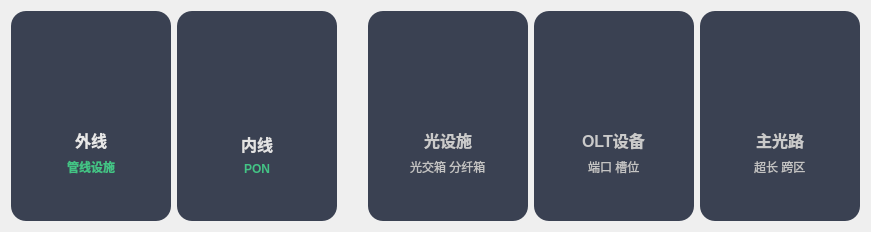
            <widget class="QFrame" name="cards">
             <property name="styleSheet">
              <string notr="true"/>
             </property>
             <property name="frameShape">
              <enum>QFrame::NoFrame</enum>
             </property>
             <property name="frameShadow">
              <enum>QFrame::Raised</enum>
             </property>
             <layout class="QHBoxLayout" name="horizontalLayout_7">
              <item>
               <widget class="QFrame" name="card1">
                <property name="minimumSize">
                 <size>
                  <width>160</width>
                  <height>210</height>
                 </size>
                </property>
                <property name="maximumSize">
                 <size>
                  <width>160</width>
                  <height>210</height>
                 </size>
                </property>
                <property name="styleSheet">
                 <string notr="true">background-color: rgb(58, 65, 82);
border-radius: 15;</string>
                </property>
                <property name="frameShape">
                 <enum>QFrame::NoFrame</enum>
                </property>
                <property name="frameShadow">
                 <enum>QFrame::Raised</enum>
                </property>
                <property name="lineWidth">
                 <number>5</number>
                </property>
                <layout class="QVBoxLayout" name="verticalLayout_4" stretch="0">
                 <property name="spacing">
                  <number>0</number>
                 </property>
                 <property name="leftMargin">
                  <number>0</number>
                 </property>
                 <property name="topMargin">
                  <number>0</number>
                 </property>
                 <property name="rightMargin">
                  <number>0</number>
                 </property>
                 <property name="bottomMargin">
                  <number>0</number>
                 </property>
                 <item alignment="Qt::AlignHCenter|Qt::AlignVCenter">
                  <widget class="QFrame" name="frame_4">
                   <property name="minimumSize">
                    <size>
                     <width>150</width>
                     <height>120</height>
                    </size>
                   </property>
                   <property name="maximumSize">
                    <size>
                     <width>150</width>
                     <height>120</height>
                    </size>
                   </property>
                   <property name="styleSheet">
                    <string notr="true"/>
                   </property>
                   <property name="frameShape">
                    <enum>QFrame::StyledPanel</enum>
                   </property>
                   <property name="frameShadow">
                    <enum>QFrame::Raised</enum>
                   </property>
                   <layout class="QVBoxLayout" name="verticalLayout_3">
                    <property name="leftMargin">
                     <number>0</number>
                    </property>
                    <property name="topMargin">
                     <number>0</number>
                    </property>
                    <property name="rightMargin">
                     <number>0</number>
                    </property>
                    <property name="bottomMargin">
                     <number>0</number>
                    </property>
                    <item alignment="Qt::AlignHCenter">
                     <widget class="QPushButton" name="outsideBtn">
                      <property name="minimumSize">
                       <size>
                        <width>80</width>
                        <height>80</height>
                       </size>
                      </property>
                      <property name="maximumSize">
                       <size>
                        <width>80</width>
                        <height>80</height>
                       </size>
                      </property>
                      <property name="text">
                       <string/>
                      </property>
                      <property name="icon">
                       <iconset resource="resources.qrc">
                        <normaloff>:/icons/assets/america.svg</normaloff>:/icons/assets/america.svg</iconset>
                      </property>
                      <property name="iconSize">
                       <size>
                        <width>60</width>
                        <height>60</height>
                       </size>
                      </property>
                     </widget>
                    </item>
                    <item alignment="Qt::AlignHCenter">
                     <widget class="QLabel" name="label_5">
                      <property name="font">
                       <font>
                        <bold>true</bold>
                       </font>
                      </property>
                      <property name="text">
                       <string>&lt;html&gt;&lt;head/&gt;&lt;body&gt;&lt;p&gt;&lt;span style=&quot; font-size:12pt; color:#e8e8e8;&quot;&gt;外线&lt;/span&gt;&lt;/p&gt;&lt;/body&gt;&lt;/html&gt;</string>
                      </property>
                     </widget>
                    </item>
                    <item alignment="Qt::AlignHCenter">
                     <widget class="QLabel" name="label_6">
                      <property name="font">
                       <font>
                        <pointsize>8</pointsize>
                       </font>
                      </property>
                      <property name="styleSheet">
                       <string notr="true">text-align: center;</string>
                      </property>
                      <property name="text">
                       <string>&lt;html&gt;&lt;head/&gt;&lt;body&gt;&lt;p&gt;&lt;span style=&quot; font-size:9pt; font-weight:700; color:#43c485;&quot;&gt;管线设施&lt;/span&gt;&lt;/p&gt;&lt;/body&gt;&lt;/html&gt;</string>
                      </property>
                     </widget>
                    </item>
                   </layout>
                  </widget>
                 </item>
                </layout>
               </widget>
              </item>
              <item>
               <widget class="QFrame" name="card2">
                <property name="minimumSize">
                 <size>
                  <width>160</width>
                  <height>210</height>
                 </size>
                </property>
                <property name="maximumSize">
                 <size>
                  <width>160</width>
                  <height>210</height>
                 </size>
                </property>
                <property name="styleSheet">
                 <string notr="true">background-color: rgb(58, 65, 82);
border-radius: 15;</string>
                </property>
                <property name="frameShape">
                 <enum>QFrame::NoFrame</enum>
                </property>
                <property name="frameShadow">
                 <enum>QFrame::Raised</enum>
                </property>
                <property name="lineWidth">
                 <number>5</number>
                </property>
                <layout class="QVBoxLayout" name="verticalLayout_5" stretch="0">
                 <property name="spacing">
                  <number>0</number>
                 </property>
                 <property name="leftMargin">
                  <number>0</number>
                 </property>
                 <property name="topMargin">
                  <number>0</number>
                 </property>
                 <property name="rightMargin">
                  <number>0</number>
                 </property>
                 <property name="bottomMargin">
                  <number>0</number>
                 </property>
                 <item alignment="Qt::AlignHCenter|Qt::AlignVCenter">
                  <widget class="QFrame" name="frame_6">
                   <property name="minimumSize">
                    <size>
                     <width>150</width>
                     <height>120</height>
                    </size>
                   </property>
                   <property name="maximumSize">
                    <size>
                     <width>150</width>
                     <height>120</height>
                    </size>
                   </property>
                   <property name="styleSheet">
                    <string notr="true"/>
                   </property>
                   <property name="frameShape">
                    <enum>QFrame::StyledPanel</enum>
                   </property>
                   <property name="frameShadow">
                    <enum>QFrame::Raised</enum>
                   </property>
                   <layout class="QVBoxLayout" name="verticalLayout_6">
                    <property name="leftMargin">
                     <number>0</number>
                    </property>
                    <property name="topMargin">
                     <number>0</number>
                    </property>
                    <property name="rightMargin">
                     <number>0</number>
                    </property>
                    <property name="bottomMargin">
                     <number>0</number>
                    </property>
                    <item alignment="Qt::AlignHCenter">
                     <widget class="QPushButton" name="insideBtn">
                      <property name="minimumSize">
                       <size>
                        <width>80</width>
                        <height>80</height>
                       </size>
                      </property>
                      <property name="maximumSize">
                       <size>
                        <width>80</width>
                        <height>80</height>
                       </size>
                      </property>
                      <property name="text">
                       <string/>
                      </property>
                      <property name="icon">
                       <iconset resource="resources.qrc">
                        <normaloff>:/icons/assets/router.svg</normaloff>:/icons/assets/router.svg</iconset>
                      </property>
                      <property name="iconSize">
                       <size>
                        <width>60</width>
                        <height>60</height>
                       </size>
                      </property>
                     </widget>
                    </item>
                    <item alignment="Qt::AlignHCenter">
                     <widget class="QLabel" name="label_7">
                      <property name="font">
                       <font>
                        <bold>true</bold>
                       </font>
                      </property>
                      <property name="text">
                       <string>&lt;html&gt;&lt;head/&gt;&lt;body&gt;&lt;p&gt;&lt;span style=&quot; font-size:12pt; color:#e3e3e3;&quot;&gt;内线&lt;/span&gt;&lt;/p&gt;&lt;/body&gt;&lt;/html&gt;</string>
                      </property>
                     </widget>
                    </item>
                    <item alignment="Qt::AlignHCenter">
                     <widget class="QLabel" name="label_8">
                      <property name="font">
                       <font>
                        <pointsize>8</pointsize>
                       </font>
                      </property>
                      <property name="styleSheet">
                       <string notr="true">text-align: center;</string>
                      </property>
                      <property name="text">
                       <string>&lt;html&gt;&lt;head/&gt;&lt;body&gt;&lt;p&gt;&lt;span style=&quot; font-size:9pt; font-weight:700; color:#43c485;&quot;&gt;PON&lt;/span&gt;&lt;/p&gt;&lt;/body&gt;&lt;/html&gt;</string>
                      </property>
                     </widget>
                    </item>
                   </layout>
                  </widget>
                 </item>
                </layout>
               </widget>
              </item>
              <item>
               <spacer name="horizontalSpacer_8">
                <property name="orientation">
                 <enum>Qt::Horizontal</enum>
                </property>
                <property name="sizeType">
                 <enum>QSizePolicy::Fixed</enum>
                </property>
                <property name="sizeHint" stdset="0">
                 <size>
                  <width>25</width>
                  <height>20</height>
                 </size>
                </property>
               </spacer>
              </item>
              <item>
               <widget class="QFrame" name="card3">
                <property name="minimumSize">
                 <size>
                  <width>160</width>
                  <height>210</height>
                 </size>
                </property>
                <property name="maximumSize">
                 <size>
                  <width>160</width>
                  <height>210</height>
                 </size>
                </property>
                <property name="styleSheet">
                 <string notr="true">background-color: rgb(58, 65, 82);
border-radius: 15;</string>
                </property>
                <property name="frameShape">
                 <enum>QFrame::NoFrame</enum>
                </property>
                <property name="frameShadow">
                 <enum>QFrame::Raised</enum>
                </property>
                <property name="lineWidth">
                 <number>5</number>
                </property>
                <layout class="QVBoxLayout" name="verticalLayout_9" stretch="0">
                 <property name="spacing">
                  <number>0</number>
                 </property>
                 <property name="leftMargin">
                  <number>0</number>
                 </property>
                 <property name="topMargin">
                  <number>0</number>
                 </property>
                 <property name="rightMargin">
                  <number>0</number>
                 </property>
                 <property name="bottomMargin">
                  <number>0</number>
                 </property>
                 <item alignment="Qt::AlignHCenter|Qt::AlignVCenter">
                  <widget class="QFrame" name="frame_10">
                   <property name="minimumSize">
                    <size>
                     <width>150</width>
                     <height>120</height>
                    </size>
                   </property>
                   <property name="maximumSize">
                    <size>
                     <width>150</width>
                     <height>120</height>
                    </size>
                   </property>
                   <property name="styleSheet">
                    <string notr="true"/>
                   </property>
                   <property name="frameShape">
                    <enum>QFrame::StyledPanel</enum>
                   </property>
                   <property name="frameShadow">
                    <enum>QFrame::Raised</enum>
                   </property>
                   <layout class="QVBoxLayout" name="verticalLayout_10">
                    <property name="leftMargin">
                     <number>0</number>
                    </property>
                    <property name="topMargin">
                     <number>0</number>
                    </property>
                    <property name="rightMargin">
                     <number>0</number>
                    </property>
                    <property name="bottomMargin">
                     <number>0</number>
                    </property>
                    <item alignment="Qt::AlignHCenter">
                     <widget class="QPushButton" name="odevBtn">
                      <property name="minimumSize">
                       <size>
                        <width>80</width>
                        <height>80</height>
                       </size>
                      </property>
                      <property name="maximumSize">
                       <size>
                        <width>80</width>
                        <height>80</height>
                       </size>
                      </property>
                      <property name="text">
                       <string/>
                      </property>
                      <property name="icon">
                       <iconset resource="resources.qrc">
                        <normaloff>:/icons/assets/box.svg</normaloff>:/icons/assets/box.svg</iconset>
                      </property>
                      <property name="iconSize">
                       <size>
                        <width>60</width>
                        <height>60</height>
                       </size>
                      </property>
                     </widget>
                    </item>
                    <item alignment="Qt::AlignHCenter">
                     <widget class="QLabel" name="label_11">
                      <property name="font">
                       <font>
                        <bold>true</bold>
                       </font>
                      </property>
                      <property name="text">
                       <string>&lt;html&gt;&lt;head/&gt;&lt;body&gt;&lt;p&gt;&lt;span style=&quot; font-size:12pt; color:#cacaca;&quot;&gt;光设施&lt;/span&gt;&lt;/p&gt;&lt;/body&gt;&lt;/html&gt;</string>
                      </property>
                     </widget>
                    </item>
                    <item alignment="Qt::AlignHCenter">
                     <widget class="QLabel" name="label_12">
                      <property name="font">
                       <font>
                        <pointsize>8</pointsize>
                       </font>
                      </property>
                      <property name="styleSheet">
                       <string notr="true">text-align: center;</string>
                      </property>
                      <property name="text">
                       <string>&lt;html&gt;&lt;head/&gt;&lt;body&gt;&lt;p&gt;&lt;span style=&quot; font-size:9pt; color:#c3c3c3;&quot;&gt;光交箱 分纤箱&lt;/span&gt;&lt;/p&gt;&lt;/body&gt;&lt;/html&gt;</string>
                      </property>
                     </widget>
                    </item>
                   </layout>
                  </widget>
                 </item>
                </layout>
               </widget>
              </item>
              <item>
               <widget class="QFrame" name="card4">
                <property name="minimumSize">
                 <size>
                  <width>160</width>
                  <height>210</height>
                 </size>
                </property>
                <property name="maximumSize">
                 <size>
                  <width>160</width>
                  <height>210</height>
                 </size>
                </property>
                <property name="styleSheet">
                 <string notr="true">background-color: rgb(58, 65, 82);
border-radius: 15;</string>
                </property>
                <property name="frameShape">
                 <enum>QFrame::NoFrame</enum>
                </property>
                <property name="frameShadow">
                 <enum>QFrame::Raised</enum>
                </property>
                <property name="lineWidth">
                 <number>5</number>
                </property>
                <layout class="QVBoxLayout" name="verticalLayout_11" stretch="0">
                 <property name="spacing">
                  <number>0</number>
                 </property>
                 <property name="leftMargin">
                  <number>0</number>
                 </property>
                 <property name="topMargin">
                  <number>0</number>
                 </property>
                 <property name="rightMargin">
                  <number>0</number>
                 </property>
                 <property name="bottomMargin">
                  <number>0</number>
                 </property>
                 <item alignment="Qt::AlignHCenter|Qt::AlignVCenter">
                  <widget class="QFrame" name="frame_12">
                   <property name="minimumSize">
                    <size>
                     <width>150</width>
                     <height>120</height>
                    </size>
                   </property>
                   <property name="maximumSize">
                    <size>
                     <width>150</width>
                     <height>120</height>
                    </size>
                   </property>
                   <property name="styleSheet">
                    <string notr="true"/>
                   </property>
                   <property name="frameShape">
                    <enum>QFrame::StyledPanel</enum>
                   </property>
                   <property name="frameShadow">
                    <enum>QFrame::Raised</enum>
                   </property>
                   <layout class="QVBoxLayout" name="verticalLayout_12">
                    <property name="leftMargin">
                     <number>0</number>
                    </property>
                    <property name="topMargin">
                     <number>0</number>
                    </property>
                    <property name="rightMargin">
                     <number>0</number>
                    </property>
                    <property name="bottomMargin">
                     <number>0</number>
                    </property>
                    <item alignment="Qt::AlignHCenter">
                     <widget class="QPushButton" name="oltBtn">
                      <property name="minimumSize">
                       <size>
                        <width>80</width>
                        <height>80</height>
                       </size>
                      </property>
                      <property name="maximumSize">
                       <size>
                        <width>80</width>
                        <height>80</height>
                       </size>
                      </property>
                      <property name="text">
                       <string/>
                      </property>
                      <property name="icon">
                       <iconset resource="resources.qrc">
                        <normaloff>:/icons/assets/olt.svg</normaloff>:/icons/assets/olt.svg</iconset>
                      </property>
                      <property name="iconSize">
                       <size>
                        <width>60</width>
                        <height>60</height>
                       </size>
                      </property>
                     </widget>
                    </item>
                    <item alignment="Qt::AlignHCenter">
                     <widget class="QLabel" name="label_13">
                      <property name="font">
                       <font>
                        <bold>true</bold>
                       </font>
                      </property>
                      <property name="text">
                       <string>&lt;html&gt;&lt;head/&gt;&lt;body&gt;&lt;p&gt;&lt;span style=&quot; font-size:12pt; color:#cacaca;&quot;&gt;OLT设备&lt;/span&gt;&lt;/p&gt;&lt;/body&gt;&lt;/html&gt;</string>
                      </property>
                     </widget>
                    </item>
                    <item alignment="Qt::AlignHCenter">
                     <widget class="QLabel" name="label_14">
                      <property name="font">
                       <font>
                        <pointsize>8</pointsize>
                       </font>
                      </property>
                      <property name="styleSheet">
                       <string notr="true">text-align: center;</string>
                      </property>
                      <property name="text">
                       <string>&lt;html&gt;&lt;head/&gt;&lt;body&gt;&lt;p&gt;&lt;span style=&quot; font-size:9pt; color:#c3c3c3;&quot;&gt;端口 槽位&lt;/span&gt;&lt;/p&gt;&lt;/body&gt;&lt;/html&gt;</string>
                      </property>
                     </widget>
                    </item>
                   </layout>
                  </widget>
                 </item>
                </layout>
               </widget>
              </item>
              <item>
               <widget class="QFrame" name="card5">
                <property name="minimumSize">
                 <size>
                  <width>160</width>
                  <height>210</height>
                 </size>
                </property>
                <property name="maximumSize">
                 <size>
                  <width>160</width>
                  <height>210</height>
                 </size>
                </property>
                <property name="styleSheet">
                 <string notr="true">background-color: rgb(58, 65, 82);
border-radius: 15;</string>
                </property>
                <property name="frameShape">
                 <enum>QFrame::NoFrame</enum>
                </property>
                <property name="frameShadow">
                 <enum>QFrame::Raised</enum>
                </property>
                <property name="lineWidth">
                 <number>5</number>
                </property>
                <layout class="QVBoxLayout" name="verticalLayout_7" stretch="0">
                 <property name="spacing">
                  <number>0</number>
                 </property>
                 <property name="leftMargin">
                  <number>0</number>
                 </property>
                 <property name="topMargin">
                  <number>0</number>
                 </property>
                 <property name="rightMargin">
                  <number>0</number>
                 </property>
                 <property name="bottomMargin">
                  <number>0</number>
                 </property>
                 <item alignment="Qt::AlignHCenter|Qt::AlignVCenter">
                  <widget class="QFrame" name="frame_8">
                   <property name="minimumSize">
                    <size>
                     <width>150</width>
                     <height>120</height>
                    </size>
                   </property>
                   <property name="maximumSize">
                    <size>
                     <width>150</width>
                     <height>120</height>
                    </size>
                   </property>
                   <property name="styleSheet">
                    <string notr="true"/>
                   </property>
                   <property name="frameShape">
                    <enum>QFrame::StyledPanel</enum>
                   </property>
                   <property name="frameShadow">
                    <enum>QFrame::Raised</enum>
                   </property>
                   <layout class="QVBoxLayout" name="verticalLayout_8">
                    <property name="leftMargin">
                     <number>0</number>
                    </property>
                    <property name="topMargin">
                     <number>0</number>
                    </property>
                    <property name="rightMargin">
                     <number>0</number>
                    </property>
                    <property name="bottomMargin">
                     <number>0</number>
                    </property>
                    <item alignment="Qt::AlignHCenter">
                     <widget class="QPushButton" name="linkBtn">
                      <property name="minimumSize">
                       <size>
                        <width>80</width>
                        <height>80</height>
                       </size>
                      </property>
                      <property name="maximumSize">
                       <size>
                        <width>80</width>
                        <height>80</height>
                       </size>
                      </property>
                      <property name="text">
                       <string/>
                      </property>
                      <property name="icon">
                       <iconset resource="resources.qrc">
                        <normaloff>:/icons/assets/link.svg</normaloff>:/icons/assets/link.svg</iconset>
                      </property>
                      <property name="iconSize">
                       <size>
                        <width>60</width>
                        <height>60</height>
                       </size>
                      </property>
                     </widget>
                    </item>
                    <item alignment="Qt::AlignHCenter">
                     <widget class="QLabel" name="label_9">
                      <property name="font">
                       <font>
                        <bold>true</bold>
                       </font>
                      </property>
                      <property name="text">
                       <string>&lt;html&gt;&lt;head/&gt;&lt;body&gt;&lt;p&gt;&lt;span style=&quot; font-size:12pt; color:#cacaca;&quot;&gt;主光路&lt;/span&gt;&lt;/p&gt;&lt;/body&gt;&lt;/html&gt;</string>
                      </property>
                     </widget>
                    </item>
                    <item alignment="Qt::AlignHCenter">
                     <widget class="QLabel" name="label_10">
                      <property name="font">
                       <font>
                        <pointsize>8</pointsize>
                       </font>
                      </property>
                      <property name="styleSheet">
                       <string notr="true">text-align: center;</string>
                      </property>
                      <property name="text">
                       <string>&lt;html&gt;&lt;head/&gt;&lt;body&gt;&lt;p&gt;&lt;span style=&quot; font-size:9pt; color:#c3c3c3;&quot;&gt;超长 跨区&lt;/span&gt;&lt;/p&gt;&lt;/body&gt;&lt;/html&gt;</string>
                      </property>
                     </widget>
                    </item>
                   </layout>
                  </widget>
                 </item>
                </layout>
               </widget>
              </item>
             </layout>
            </widget>
